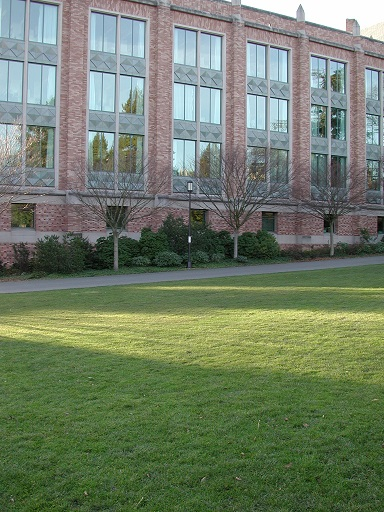
%> input picture examples/dataset2/08.JPG, 384 x 512 px
$ octave test2.m   (GNU Octave 9; MATLAB toolbox functions it lacks are replaced by stand-ins)
%> lines starting %> are read from the running program, lines starting %| are printed output that depends on the picture
run vlfeat-0.9.20/toolbox/vl_setup
%> (this line was passed over: vl_setup is not available in this run)

I1 = imread('images/dataset2/08.jpg');
%> I1 is the input picture: size 512x384x3 uint8; mean R, G, B 112.1, 125.5, 103.3
I2 = imread('images/dataset2/09.jpg');
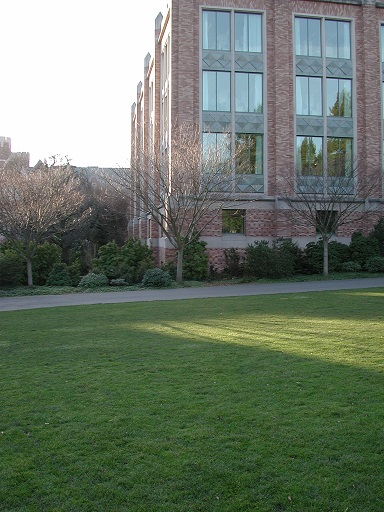
%> input picture examples/dataset2/09.JPG, 384 x 512 px
%> I2 is the input picture: size 512x384x3 uint8; mean R, G, B 106.1, 118.9, 103.3
I3 = imread('images/dataset2/10.jpg');
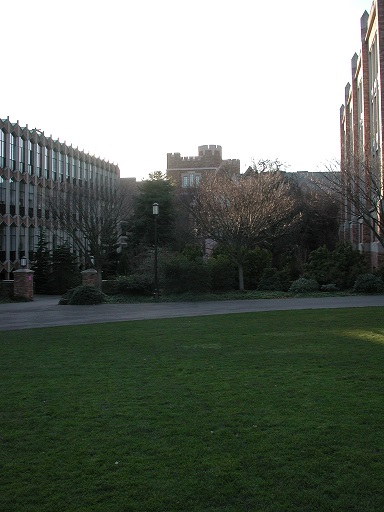
%> input picture examples/dataset2/10.JPG, 384 x 512 px
%> I3 is the input picture: size 512x384x3 uint8; mean R, G, B 105.3, 112.7, 103.9
I4 = imread('images/dataset2/11.jpg');
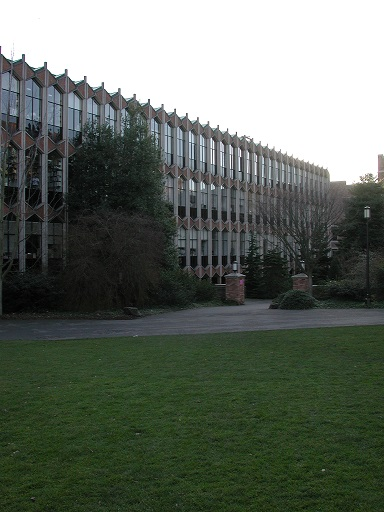
%> input picture examples/dataset2/11.JPG, 384 x 512 px
%> I4 is the input picture: size 512x384x3 uint8; mean R, G, B 98.5, 106.5, 97.1
I5 = imread('images/dataset2/12.jpg');
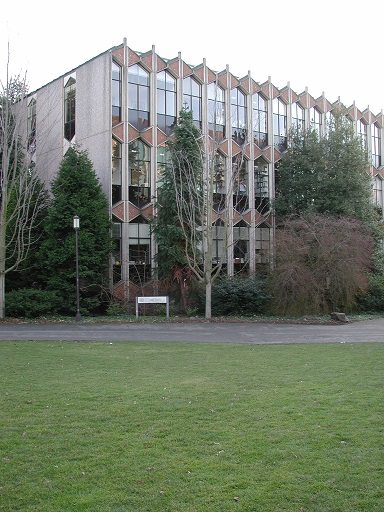
%> input picture examples/dataset2/12.JPG, 384 x 512 px
%> I5 is the input picture: size 512x384x3 uint8; mean R, G, B 125.8, 134.1, 118.4
I6 = imread('images/dataset2/13.jpg');
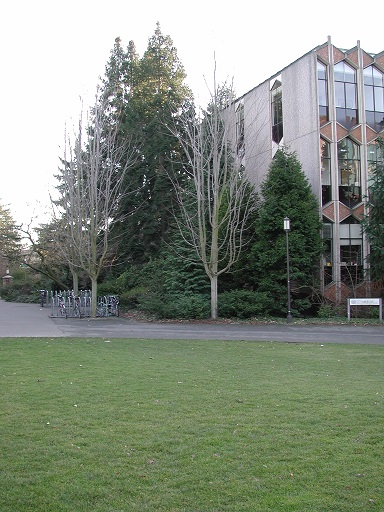
%> input picture examples/dataset2/13.JPG, 384 x 512 px
%> I6 is the input picture: size 512x384x3 uint8; mean R, G, B 131.8, 140.8, 126.4
%> (the run ends here)
